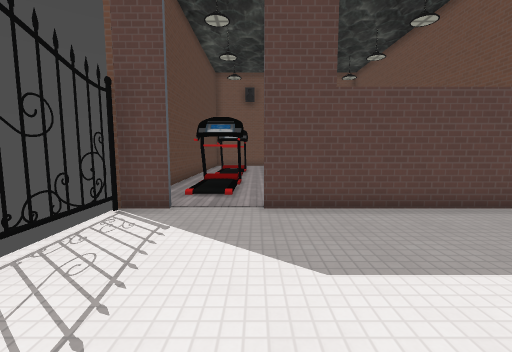
view 1 (above)

16 first-person views from a walk through a Godot game level. The camera is 1.5 m above the floor, tilts 6° down and sees 90° across. Doors that lead somewhere are drawn open, without their leaves. The floor is counted in squares, 1 m on a side. Each view is taken from the middle of a square. On the plan, view 1 faces up. The plan holds only what a view shows up to about 13 squares ahead; the rest is blank. Characters and animated objects are not drawn. Some surface patterns are stand-ins.

view 2
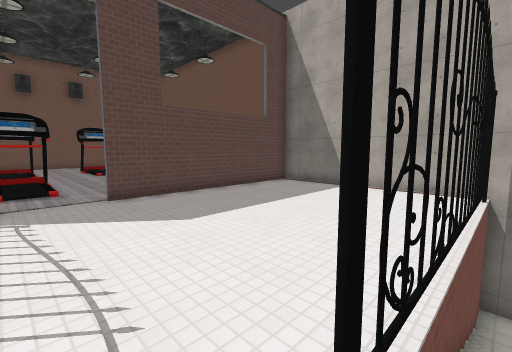

view 3
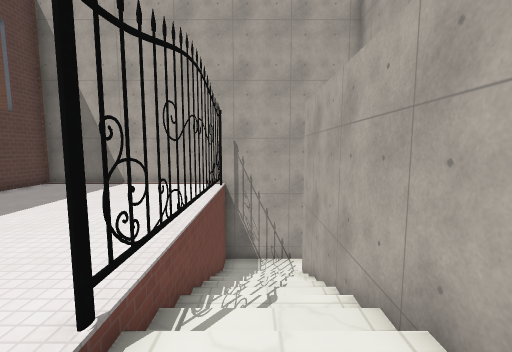

view 4
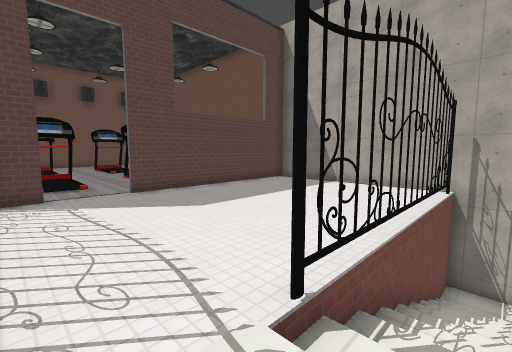

view 5
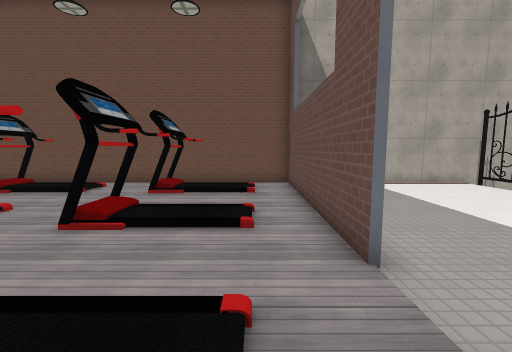

view 6
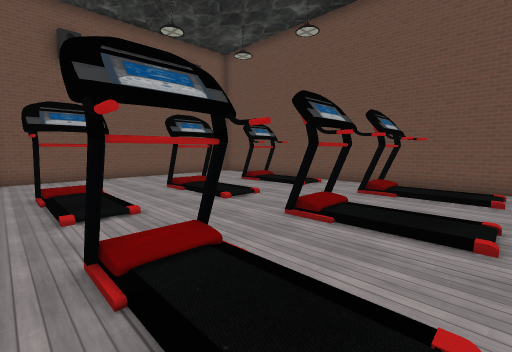

view 7
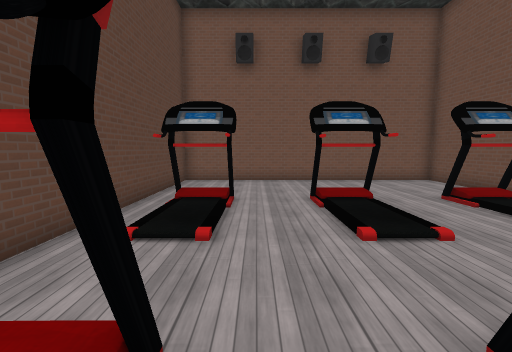

view 8
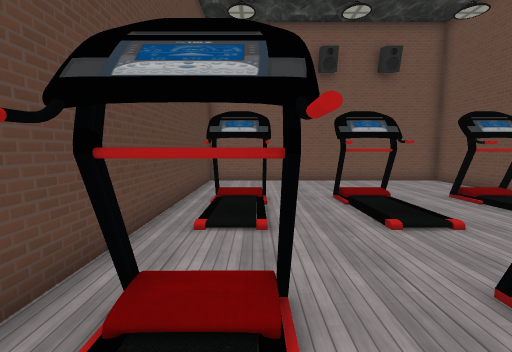

view 9
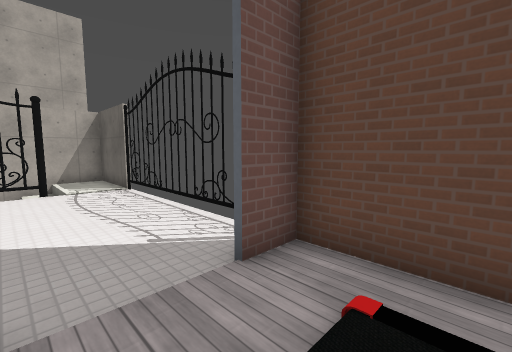

view 10
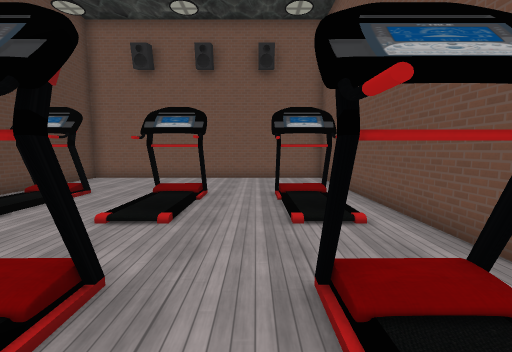

view 11
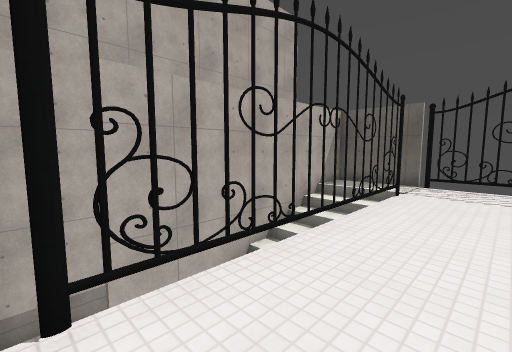

view 12
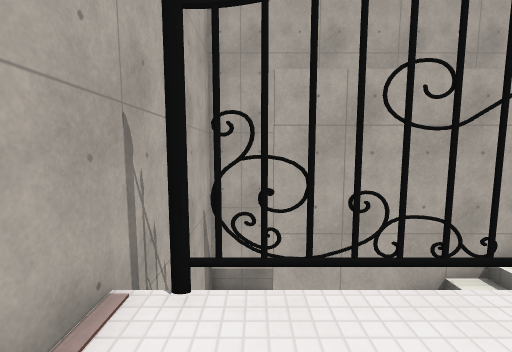

view 13
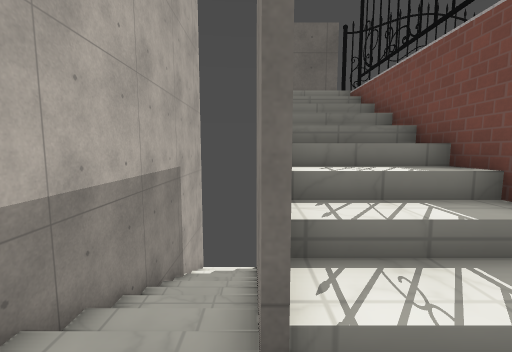

view 14
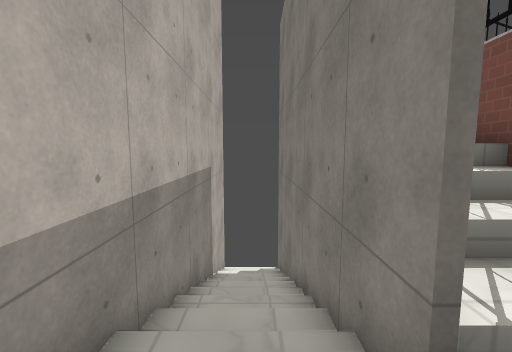

view 15
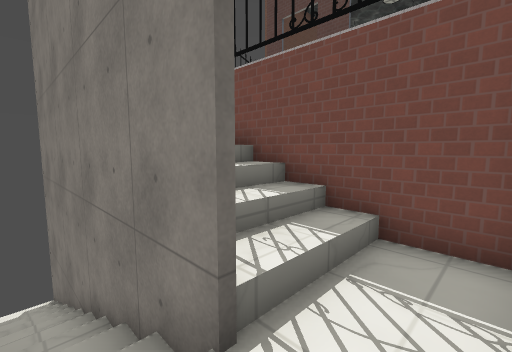

view 16
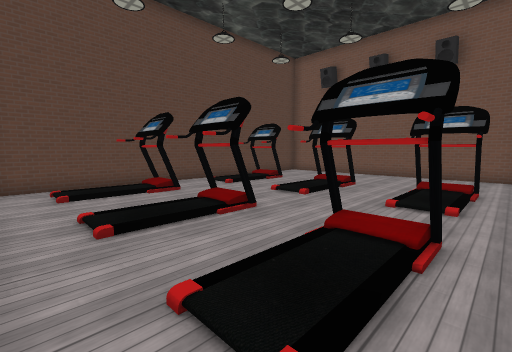

### Floor plan
Key: @ floor where view 1 was taken; # wall or solid block; . main floor; : floor 0.25 m higher than the main floor; - floor 0.75 m lower than the main floor; _ floor 3.5 m lower than the main floor; < floor 7.5 m lower than the main floor; / step, stairs or slope; D open door; = window, fence, low wall or low ledge; T thing the floor can be seen under or through.
Columns run from 4 left of view 1 to 9 right of it. Each row starts with its distance up from view 1.
 23 ##############
 22 #............#
 21 #............#
 20 #............#
 19 #............#
 18 #............#
 17 #.TT..##..##.#
 16 #.::..::..::.#
 15 #.::..::..::.#
 14 #.//..//..//.#
 13 #............#
 12 #DDD.........#
 11 #.##..##..##.#
 10 #.::..::..::.#
  9 #.::..::..::.#
  8 #.//..//..//.#
  7 #............#
  6 ##D..#########
  5  .D..........#
  4 ##D..........#
  3  #...........#
  2  #...........#
  1 ##...........#
  0  DDD@........#
 -1 ##...........#
 -2 #..=-#####=__#
 -3 #..////////__#
 -4 #..////////__#
 -5 ###########__#
 -6  <///////// _#
 -7  </////////  #
 -8 ##############

Positions as (right, up) in squares from view 1, and headings:
1: (0, 0), facing up
2: (-2, -2), facing up-right
3: (-3, -3), facing right
4: (-3, -3), facing up-right
5: (-3, 8), facing right
6: (-3, 8), facing up-right
7: (0, 10), facing up
8: (-1, 9), facing up
9: (0, 9), facing down-left
10: (5, 9), facing up
11: (8, 1), facing down-left
12: (7, 1), facing down
13: (8, -5), facing left
14: (8, -6), facing left
15: (8, -6), facing up-left
16: (8, 7), facing up-left
